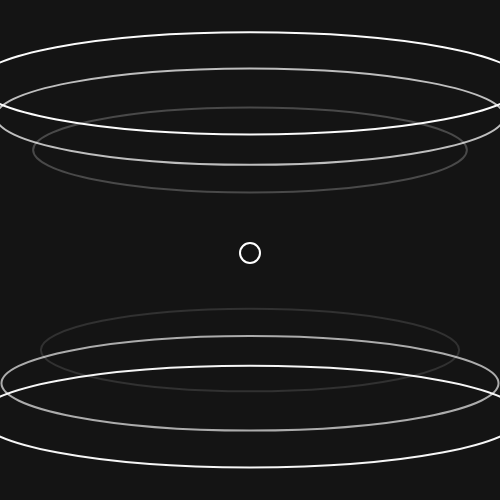
Frame 1 (no input)
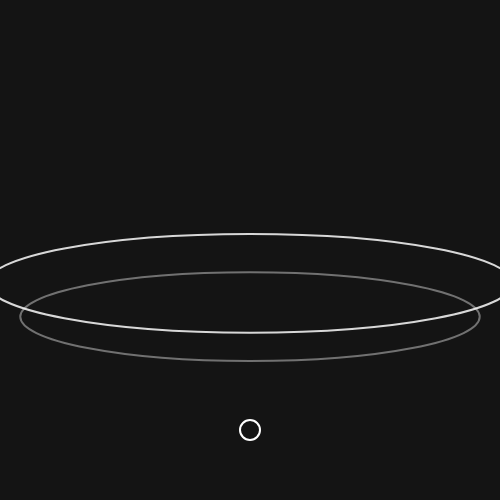
Frame 60 (no input)
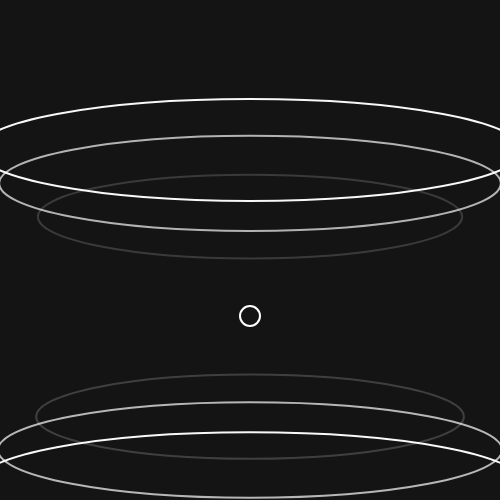
Frame 120 (the mouse pressed at the canvas centre since frame 60)

The p5.js sketch that drew these frames (run headless with seeded random() and noise() and a simulated clock; from frame 60 on, the mouse is pressed at the canvas centre):

// p5.js sketch
// ── sketch.js
let boxSize = 20;       
let positionY = 250;    
let vitesse = 3;        
let marge = 30;         

// Paramètres de la fluidité
let rayonInfluence = 180; // Zone d'influence un peu plus large pour une apparition progressive
let amplitudeVague = 150; // Amplitude du grandissement

function setup() {
  createCanvas(500, 500);
  noFill();
  strokeWeight(2);
}

function draw() {
  background(20);
  
  // --- 1. Mouvement du cercle blanc ---
  positionY += vitesse;
  
  let rayon = boxSize / 2;
  let limiteBas = height - marge - rayon;
  let limiteHaut = marge + rayon;
  
  if (positionY > limiteBas || positionY < limiteHaut) {
    vitesse = vitesse * -1;
  }
  
  // --- 2. Dessin des cercles (Invisibles au repos) ---
  let spacing = height / 15;
  
  for (let i = 0; i < 15; i++) {
    let yCercle = i * spacing + spacing / 2;
    
    let distance = positionY - yCercle;
    let effet = 0;
    
    // Calcul de l'onde fluide
    if (abs(distance) < rayonInfluence) {
      let angle = map(abs(distance), 0, rayonInfluence, PI, 0);
      effet = cos(angle); 
    }
    
    // Si l'effet est quasi nul, on ne dessine rien (ou opacité 0)
    if (effet > 0.01) {
      let w = 400 + (effet * amplitudeVague);
      let h = 80 + (effet * amplitudeVague * 0.15);
      
      // L'opacité suit exactement l'intensité de la vague (0 à 255)
      // Au repos, effet=0 donc opacite=0 -> INVISIBLE
      let opacite = effet * 255; 
      stroke(255, opacite);
      
      ellipse(width / 2, yCercle, w, h);
    }
    // Si effet <= 0.01, on ne fait rien : le cercle reste invisible
  }
  
  // --- 3. Dessin du cercle blanc (Toujours visible) ---
  stroke(255);
  noFill();
  ellipse(width / 2, positionY, boxSize, boxSize);
}
